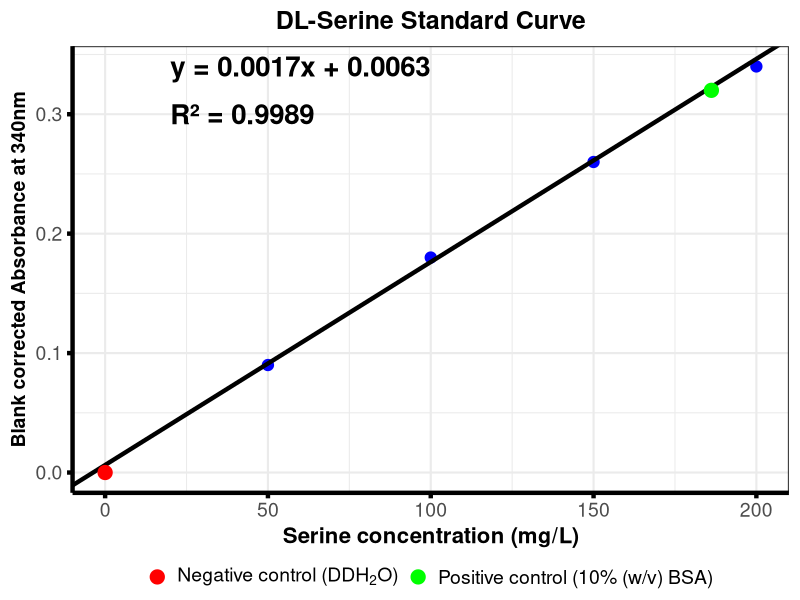

Generate this figure with R:
##This Code is made by Maruf Raihan (PhD,NICHE,Ulster)for OPA data statistical analysis and visual presentation
# DL-SERINE STANDARD CURVE 
# ---------------------------------------------------------

library(ggplot2)

# 1. Standard curve data
std_df <- data.frame(
  Serine = c(0, 50, 100, 150, 200),
  Abs    = c(0.00, 0.09, 0.18, 0.26, 0.34)
)

pos_df <- data.frame(
  Serine = 186.19,
  Abs    = 0.32,
  Type   = "Positive control (10% (w/v) BSA)"
)

neg_df <- data.frame(
  Serine = 0,
  Abs    = 0.00,
  Type   = "Negative control (DDH2O)"
)

# 2. Regression model (from excel master sheet)
eq <- "y = 0.0017x + 0.0063"
r2 <- "R² = 0.9989"

# 4. Inset plot with crisp fonts
p_std_small <- ggplot(std_df, aes(x = Serine, y = Abs)) +
  geom_point(size = 3.5, colour = "blue") +
  
  # Solid regression line
  geom_abline(
    intercept = 0.0063,
    slope     = 0.0017,
    colour    = "black",
    linewidth = 1.5
  ) +
  
  geom_point(data = pos_df, aes(colour = Type), size = 4.5) +
  geom_point(data = neg_df, aes(colour = Type), size = 4.5) +
  
  scale_colour_manual(
    values = c(
      "Negative control (DDH2O)" = "red",
      "Positive control (10% (w/v) BSA)" = "green"
    ),
    labels = c(
      expression("Negative control (DDH"["2"]*"O)"),
      "Positive control (10% (w/v) BSA)"
    )
  ) +
  
  labs(
    title = "DL-Serine Standard Curve",
    x = "Serine concentration (mg/L)",
    y = "Blank corrected Absorbance at 340nm",
    colour = NULL
  ) +
  
  # CRISP, LARGE EQUATION + R²
  annotate("text", x = 20, y = 0.34, label = eq, size = 7, fontface = "bold", hjust = 0) +
  annotate("text", x = 20, y = 0.30, label = r2, size = 7, fontface = "bold", hjust = 0) +
  
  theme_bw(base_size = 16) +
  theme(
    plot.title = element_text(size = 18, face = "bold", hjust = 0.5),
    axis.title.x = element_text(size = 16, face = "bold"),
    axis.title.y = element_text(size = 14, face = "bold"),
    axis.text    = element_text(size = 14),
    
    # Matching Bradford axis line width
    axis.line  = element_line(colour = "black", linewidth = 1.5),
    axis.ticks = element_line(colour = "black", linewidth = 1.5),
    
    legend.position = "bottom",
    legend.text     = element_text(size = 14),
    legend.key      = element_rect(fill = NA, colour = NA),
    legend.key.width  = unit(0.15, "cm"),
    legend.key.height = unit(0.15, "cm"),
    legend.spacing.x  = unit(0.15, "cm"),
    legend.spacing.y  = unit(0.15, "cm"),
    legend.margin     = margin(t = -4)
  )

# ---------------------------------------------------------
# 5. PRINT PLOT
# ---------------------------------------------------------

print(p_std_small)
